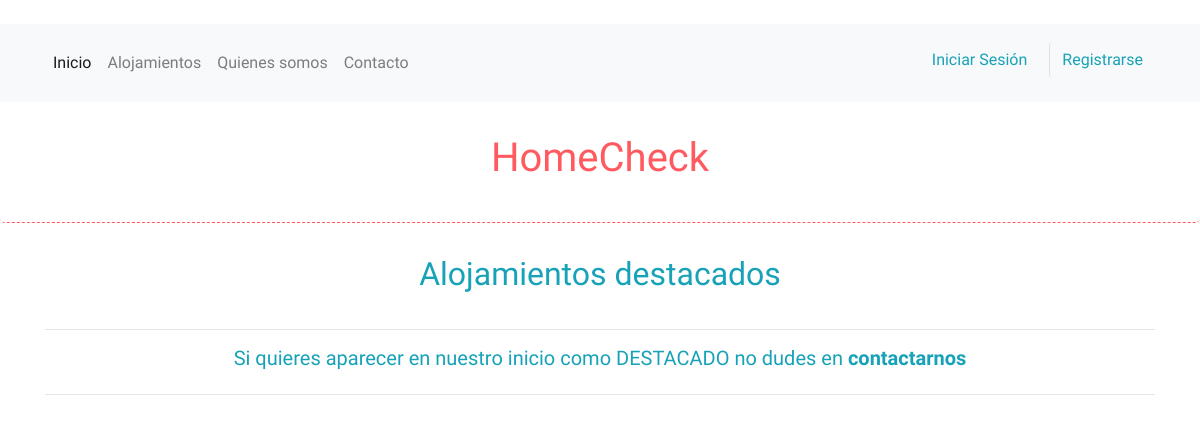
Before: / with the older database file.
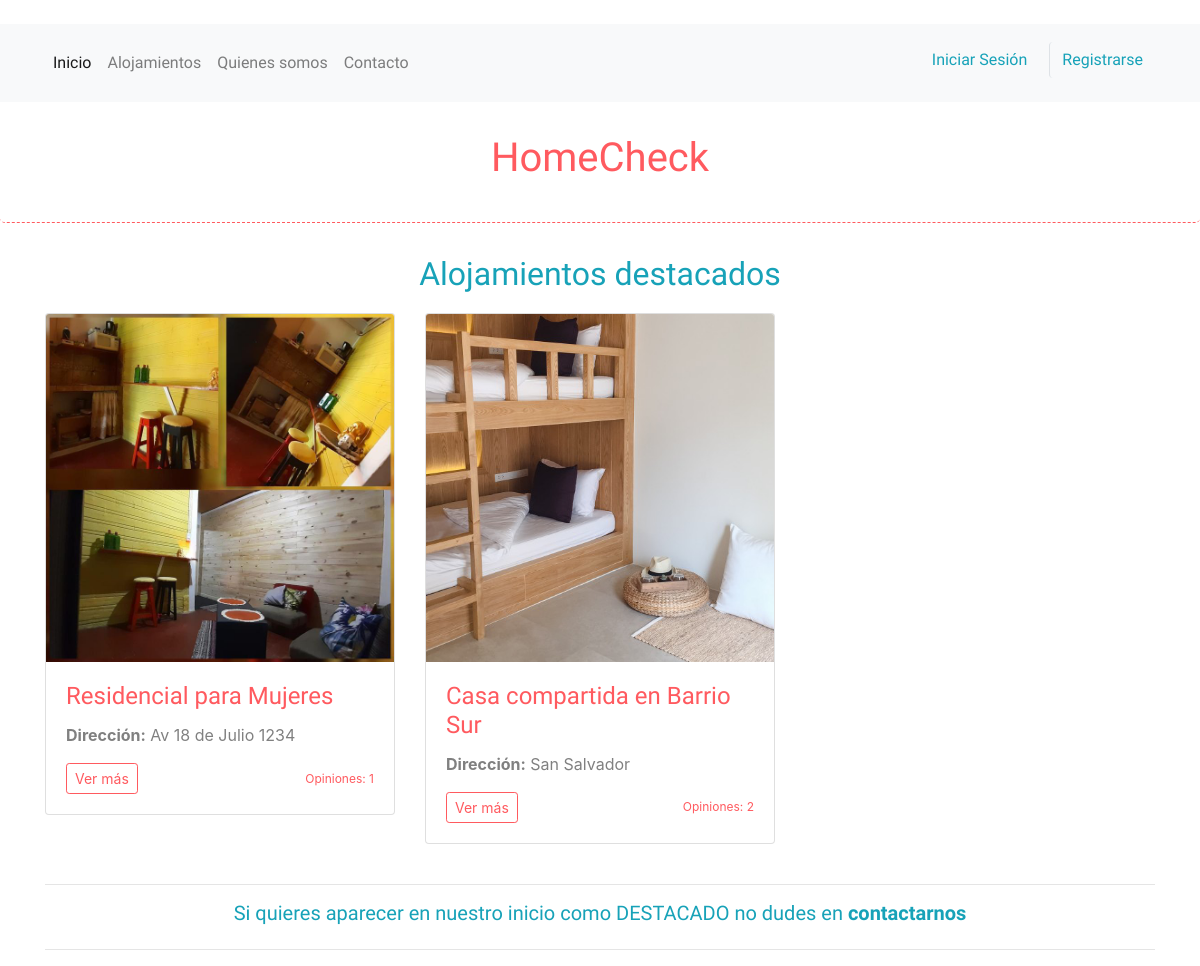
After: the same page with the newer database file.
### alojamientos/models.py (models this page shows, shortened)
class Alojamiento(models.Model):
    BARRIOS = (
    ('AG', 'Aguada'),
    ('BS', 'Barrio Sur'),
    ('BU', 'Buceo'),
    ('CS', 'Carrasco'),
    ('CT', 'Centro'),
    ('CE', 'Cerro'),
    ('CV', 'Ciudad Vieja'),
    ('CN', 'Cordón'),
    ('CR', 'Capurro'),
    ('LU', 'La Unión'),
    ('MÑ', 'Maroñas'),
    ('PR', 'Parque Rodó'),
    ('PÑ', 'Peñarol'),
    ('PC', 'Pocitos'),
    ('PG', 'Punta Gorda'),
    ('OT', 'Pocitos')
    )
    autor = models.ForeignKey('auth.User', on_delete=models.CASCADE)
    barrio = models.CharField(max_length=2, choices=BARRIOS)
    direccion = models.CharField(max_length=50, default="Sin dirección")
    titulo = models.CharField(max_length=45)
    telefono = models.DecimalField(max_digits=15, decimal_places=0)
    texto = models.TextField()
    fecha_de_creacion = models.DateTimeField(default=timezone.now)
    is_sponsored = models.BooleanField(default=False)
    image = models.ImageField(upload_to = 'gallery', default = 'gallery/static/images/default.png')

### inicio/views.py (the view)
# urls.py: path("", views.index),
def index(request):
    alojamientos = Alojamiento.objects.all().filter(is_sponsored=True).order_by('-fecha_de_creacion')
    return render(request, 'inicio/index.html', {'alojamientos': alojamientos})

### inicio/templates/inicio/index.html (shortened to what this page needs)
<p1>
    {% extends 'inicio/base.html' %}
    {% block content %}
    <h2 class="title-home" align=center>Alojamientos destacados</h2>
    <div class="row alojamientos-list">
        {% for alojamiento in alojamientos %}
        <div class="col-md-4">
            <div class="card mb-4 box-shadow">
                <a href="{% url 'alojamiento_detail' pk=alojamiento.pk %}">
                    <img class="card-img-top" src="{{alojamiento.image.url}}">
                </a>
                <div class="card-body">
                    <h4 class="card-title"><a href="{% url 'alojamiento_detail' pk=alojamiento.pk %}">{{ alojamiento.titulo }}</a></h4>
                    <p><b>Dirección:</b> {{ alojamiento.direccion|linebreaksbr }}</p>
                    <div class="d-flex justify-content-between align-items-center">
                        <div class="btn-group">
                            <button type="button" class="btn btn-sm btn-outline-secondary"><a href="{% url 'alojamiento_detail' pk=alojamiento.pk %}">Ver más</a></button>
                        </div>
                        <small class="text-muted"><a href="{% url 'alojamiento_detail' pk=alojamiento.pk %}">Opiniones: {{ alojamiento.comentario.count }}</a></small>
                    </div>
                </div>
            </div>
        </div>
        {% endfor %}
    </div>
        <hr>
        <h5 class="footer-home" align=center>Si quieres aparecer en nuestro inicio como DESTACADO no dudes en <a href="/contacto">contactarnos</a></h5>
        {% endblock %}

### inicio/templates/inicio/base.html (shortened to what this page needs)
﻿<!DOCTYPE html>
<html lang="en">
<head>
    {% load static %}
    <link rel="stylesheet" href="https://stackpath.bootstrapcdn.com/bootstrap/4.4.1/css/bootstrap.min.css">
    <link rel="stylesheet" href="{% static 'blog.css' %}">
</head>
<body>
    <nav class="navbar navbar-expand-lg navbar-light bg-light sticky-top">
        <div class="container">
            <div class="collapse navbar-collapse" id="navbarSupportedContent">
                <ul class="navbar-nav mr-auto">
                    <li class="nav-item active">
                        <a class="nav-link" href="/">Inicio <span class="sr-only">(current)</span></a>
                    </li>
                    <li class="nav-item">
                        <a class="nav-link" href="/alojamientos">Alojamientos</a>
                    </li>
                    <li class="nav-item">
                        <a class="nav-link" href="/aboutus">Quienes somos</a>
                    </li>
                    <li class="nav-item">
                        <a class="nav-link" href="/contacto">Contacto</a>
                    </li>
                </ul>
                {% if not user.is_authenticated %}
                <form class="form-inline">
                    <button class="btn btn-info" type="button"><a href="/login">Iniciar Sesión</a></button>
                    <button class="btn btn-info border-left" type="button"><a href="/register">Registrarse</a></button>
                </form>
                {% endif %}
            </div>
        </div>
    </nav>
    <main role="main">
        <div class="jumbotron">
            <div class="container">
                <h1 align="center">HomeCheck</h1>
            </div>
        </div>
        <div class="container">
            <div class="row">
                <div class="col-md-12">
                    {% block content %}
                    {% endblock %}
                </div>
            </div>
            <hr>
        </div>
    </main>
        </body>
    </html>

### alojamientos/static/blog.css (style rules this page uses)
nav .btn a, .post-home .btn a { text-decoration: none; color: #fff; }
nav .btn, nav .btn:hover { margin: 10px 0 0 10px; background-color: transparent; border: none; }
nav .btn a { color: #17a2b8; }
nav .btn.border-left { border-left:1px solid; }
.text-muted { font-size: 12px; }
.jumbotron { padding: 2rem 2rem !important; background-color: #fff; border-bottom: 1px dashed #ff5a5f; }
.jumbotron h1, h1, h2, h3, h4, h5, h6, nav a { color: #ff5a5f; font-family: 'Bellota Text', cursive; }
h4, h5, h6 { color: #17a2b8; font-family: 'Bellota Text', cursive; }
.footer-home a { color: #17a2b8; font-weight: bold; }
h4 a, .card-body a, .post-home h3 { color: #ff5a5f; }
.card-body .btn-outline-secondary { border-color: #ff5a5f; }
.title-home { margin-bottom: 20px; color: #17a2b8 }

Changed rows visible on the page:
added Alojamiento: image (picture), titulo "Residencial para Mujeres", direccion "Av 18 de Julio 1234", comentario.count "1"
added Alojamiento: image (picture), titulo "Casa compartida en Barrio Sur", direccion "San Salvador", comentario.count "2"
